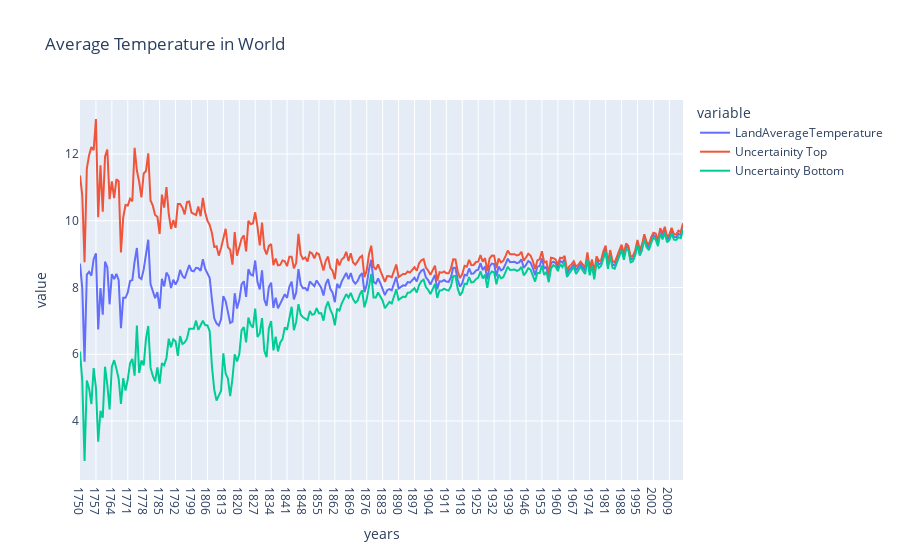

Write notebook code for a chart like this one.
### Code cell
fig=px.line(data,x='years',y=['years', 'LandAverageTemperature','Uncertainity Top', 'Uncertainty Bottom'],title="Average Temperature in World")
fig.show()

### Figure 1 — Plotly figure (JSON) as saved in the notebook; plotly's stock layout.template omitted (floating-point values rounded to 4 significant figures; data arrays with more than 128 entries replaced by an {"elided": "..."} marker saying what was removed)
{"data": [{"hovertemplate": "variable=LandAverageTemperature<br>years=%{x}<br>value=%{y}<extra></extra>", "legendgroup": "LandAverageTemperature", "line": {"color": "#636efa", "dash": "solid"}, "mode": "lines", "name": "LandAverageTemperature", "orientation": "v", "showlegend": true, "type": "scatter", "x": {"elided": "266 str values"}, "xaxis": "x", "y": {"elided": "266 float values"}, "yaxis": "y"}, {"hovertemplate": "variable=Uncertainity Top<br>years=%{x}<br>value=%{y}<extra></extra>", "legendgroup": "Uncertainity Top", "line": {"color": "#EF553B", "dash": "solid"}, "mode": "lines", "name": "Uncertainity Top", "orientation": "v", "showlegend": true, "type": "scatter", "x": {"elided": "266 str values"}, "xaxis": "x", "y": {"elided": "266 float values"}, "yaxis": "y"}, {"hovertemplate": "variable=Uncertainty Bottom<br>years=%{x}<br>value=%{y}<extra></extra>", "legendgroup": "Uncertainty Bottom", "line": {"color": "#00cc96", "dash": "solid"}, "mode": "lines", "name": "Uncertainty Bottom", "orientation": "v", "showlegend": true, "type": "scatter", "x": {"elided": "266 str values"}, "xaxis": "x", "y": {"elided": "266 float values"}, "yaxis": "y"}], "layout": {"legend": {"title": {"text": "variable"}, "tracegroupgap": 0}, "title": {"text": "Average Temperature in World"}, "xaxis": {"anchor": "y", "domain": [0, 1], "title": {"text": "years"}}, "yaxis": {"anchor": "x", "domain": [0, 1], "title": {"text": "value"}}}}
